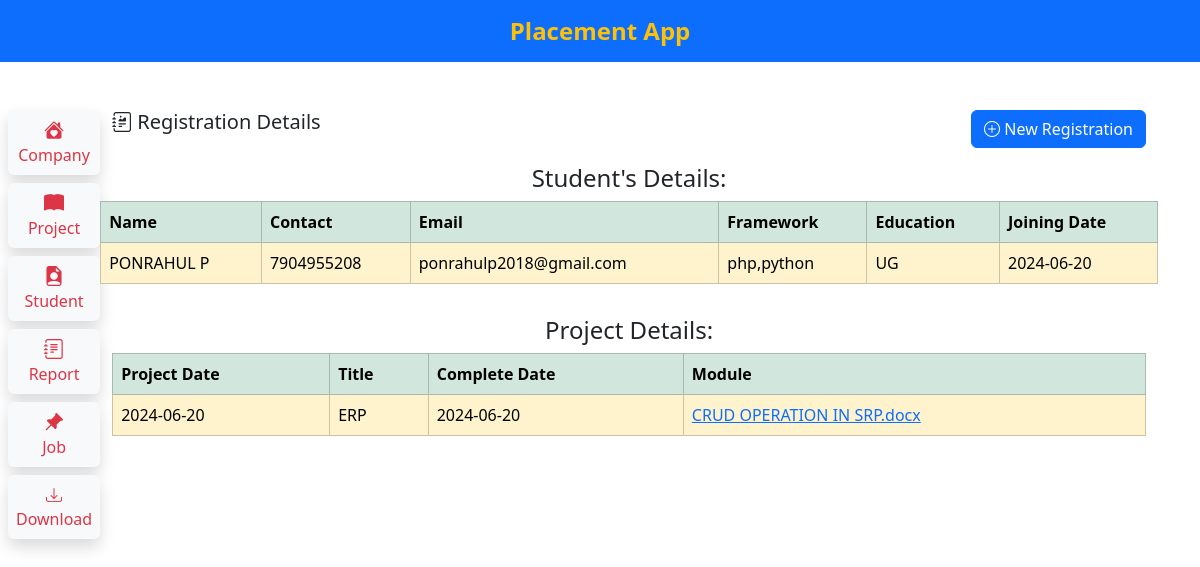
Page /projectregister/view.php?mobile=7904955208 on the committed database.
### tables this page shows
CREATE TABLE `tblreg1` (
  `id` int(255) NOT NULL AUTO_INCREMENT,
  `name` varchar(255) NOT NULL,
  `contact` varchar(255) NOT NULL,
  `email` varchar(255) NOT NULL,
  `framework` varchar(255) NOT NULL,
  `education` varchar(255) NOT NULL,
  `joining_date` date NOT NULL,
  `mail` varchar(255) NOT NULL,
  `resume` varchar(255) NOT NULL,
  `task` varchar(255) NOT NULL,
  `created_at` timestamp NOT NULL DEFAULT current_timestamp() ON UPDATE current_timestamp(),
  `updated_at` timestamp NOT NULL DEFAULT current_timestamp() ON UPDATE current_timestamp(),
  PRIMARY KEY (`id`)
);

CREATE TABLE `tblreg2` (
  `id` int(255) NOT NULL AUTO_INCREMENT,
  `contact` varchar(255) NOT NULL,
  `project_date` date NOT NULL,
  `title` varchar(255) NOT NULL,
  `module` varchar(255) NOT NULL,
  `complete_date` date NOT NULL,
  `created_at` timestamp NOT NULL DEFAULT current_timestamp() ON UPDATE current_timestamp(),
  `updated_at` timestamp NULL DEFAULT current_timestamp() ON UPDATE current_timestamp(),
  PRIMARY KEY (`id`)
);

### projectregister/view.php (the view, shortened to what this page needs)
<!DOCTYPE html>
<html lang="en">
<head>
    <link href="https://cdn.jsdelivr.net/npm/bootstrap@5.3.3/dist/css/bootstrap.min.css" rel="stylesheet"
>
      <link rel="stylesheet" href="https://cdn.jsdelivr.net/npm/bootstrap-icons@1.11.3/font/bootstrap-icons.min.css">
      <link rel="stylesheet" href="https://cdn.jsdelivr.net/npm/bootstrap-icons@1.11.3/font/bootstrap-icons.min.css">
</head>
<body>
    <?php include("../navbar.php");?>
    <?php include("../sidebar.php");?>
    <div class="container mt-5">
    <div class="row">
        <div class="d-flex justify-content-between">
            <h5><i class="bi bi-journal-richtext"></i> Registration Details</h5>
            <a href="index.php" class="btn btn-primary"><i class="bi bi-plus-circle"></i> New Registration</a>
        </div>
        <div class="table-container">
            <div class="row mb-3  table-responsive mt-3">
                    <h4 class="text-center">Student's Details:</h4>
        <table class=" table vertical-table display table-bordered table-success">
            <thead>
                <tr>
                <th scope="col">Name</th>
                <th scope="col">Contact</th>
                <th scope="col">Email</th>
                <th scope="col">Framework</th>
                <th scope="col">Education</th>
                <th scope="col">Joining Date</th>
                </tr>
            </thead>
            <tbody class="table-warning">
               <?php
               include ("../dbconfig.php");
               $mbl=$_GET['mobile'];
               $sql="SELECT * FROM tblreg1 WHERE contact='$mbl'";
               $res=mysqli_query($conn,$sql);
               if($res->num_rows>0){
                while($row=$res->fetch_assoc()){
                    echo "<tr>";
                    echo "<td>" .$row['name']."</td>";
                    echo "<td>" .$row['contact']."</td>";
                    echo "<td>" .$row['email']."</td>";
                    echo "<td>" .$row['framework']."</td>";
                    echo "<td>" .$row['education']."</td>";
                    echo "<td>" .$row['joining_date']."</td>";
                    echo "</tr>";
                }
               }
               ?>
            </tbody>
        </table>
</div>
        <h4 class="text-center">Project Details:</h4>
        <table class="table vertical-table display table-bordered table-success">
            <thead>
                <tr>
                <th scope="col">Project Date</th>
                <th scope="col">Title</th>
                <th scope="col">Complete Date</th>
                <th scope="col">Module</th>
                </tr>
            </thead>
            <tbody class="table-warning">
            <?php
               include ("../dbconfig.php");
               $mbl=$_GET['mobile'];
               $sql="SELECT * FROM tblreg2 WHERE contact='$mbl'";
               $res=mysqli_query($conn,$sql);
               if($res->num_rows>0){
                while($row=$res->fetch_assoc()){
                    echo "<tr>";
                    echo "<td>" .$row['project_date']."</td>";
                    echo "<td>" .$row['title']."</td>";
                    echo "<td>" .$row['complete_date']."</td>";
                    echo "<td><a href='module.php?mod=" .$row['module']."'>".$row['module']."</td></a>";
                    echo "</tr>";
                }
               }
               ?>
            </tbody>
        </table>
</div>
</div>
    </div>
</body>
</html>

### rows in the picture
tblreg1: name "PONRAHUL P", contact "7904955208", email "ponrahulp2018@gmail.com", framework "php,python", education "UG", joining_date "2024-06-20"
tblreg2: project_date "2024-06-20", title "ERP", complete_date "2024-06-20", module "CRUD OPERATION IN SRP.docx"
